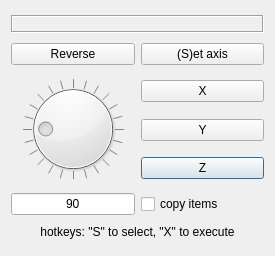
<?xml version="1.0" encoding="UTF-8"?>
<ui version="4.0">
 <class>DialogRotAround</class>
 <widget class="QDialog" name="DialogRotAround">
  <property name="geometry">
   <rect>
    <x>0</x>
    <y>0</y>
    <width>275</width>
    <height>256</height>
   </rect>
  </property>
  <property name="sizePolicy">
   <sizepolicy hsizetype="Minimum" vsizetype="Preferred">
    <horstretch>0</horstretch>
    <verstretch>0</verstretch>
   </sizepolicy>
  </property>
  <property name="minimumSize">
   <size>
    <width>24</width>
    <height>0</height>
   </size>
  </property>
  <property name="windowTitle">
   <string>Rotate around axis</string>
  </property>
  <layout class="QGridLayout" name="gridLayout">
   <item row="4" column="1">
    <widget class="QPushButton" name="btnZ">
     <property name="sizePolicy">
      <sizepolicy hsizetype="Minimum" vsizetype="Fixed">
       <horstretch>0</horstretch>
       <verstretch>0</verstretch>
      </sizepolicy>
     </property>
     <property name="minimumSize">
      <size>
       <width>24</width>
       <height>0</height>
      </size>
     </property>
     <property name="text">
      <string notr="true">Z</string>
     </property>
    </widget>
   </item>
   <item row="5" column="0">
    <widget class="QLineEdit" name="edit1">
     <property name="sizePolicy">
      <sizepolicy hsizetype="Minimum" vsizetype="Fixed">
       <horstretch>0</horstretch>
       <verstretch>0</verstretch>
      </sizepolicy>
     </property>
     <property name="minimumSize">
      <size>
       <width>24</width>
       <height>0</height>
      </size>
     </property>
     <property name="text">
      <string notr="true">90</string>
     </property>
     <property name="alignment">
      <set>Qt::AlignCenter</set>
     </property>
    </widget>
   </item>
   <item row="3" column="1">
    <widget class="QPushButton" name="btnY">
     <property name="sizePolicy">
      <sizepolicy hsizetype="Minimum" vsizetype="Fixed">
       <horstretch>0</horstretch>
       <verstretch>0</verstretch>
      </sizepolicy>
     </property>
     <property name="minimumSize">
      <size>
       <width>24</width>
       <height>0</height>
      </size>
     </property>
     <property name="text">
      <string notr="true">Y</string>
     </property>
    </widget>
   </item>
   <item row="1" column="0">
    <widget class="QPushButton" name="btn2">
     <property name="text">
      <string>Reverse</string>
     </property>
    </widget>
   </item>
   <item row="2" column="0" rowspan="3">
    <widget class="QDial" name="dial">
     <property name="sizePolicy">
      <sizepolicy hsizetype="Minimum" vsizetype="Fixed">
       <horstretch>0</horstretch>
       <verstretch>0</verstretch>
      </sizepolicy>
     </property>
     <property name="minimumSize">
      <size>
       <width>24</width>
       <height>0</height>
      </size>
     </property>
     <property name="layoutDirection">
      <enum>Qt::LeftToRight</enum>
     </property>
     <property name="maximum">
      <number>360</number>
     </property>
     <property name="pageStep">
      <number>15</number>
     </property>
     <property name="value">
      <number>90</number>
     </property>
     <property name="orientation">
      <enum>Qt::Horizontal</enum>
     </property>
     <property name="invertedAppearance">
      <bool>false</bool>
     </property>
     <property name="invertedControls">
      <bool>false</bool>
     </property>
     <property name="wrapping">
      <bool>true</bool>
     </property>
     <property name="notchTarget">
      <double>15.000000000000000</double>
     </property>
     <property name="notchesVisible">
      <bool>true</bool>
     </property>
    </widget>
   </item>
   <item row="2" column="1">
    <widget class="QPushButton" name="btnX">
     <property name="sizePolicy">
      <sizepolicy hsizetype="Minimum" vsizetype="Fixed">
       <horstretch>0</horstretch>
       <verstretch>0</verstretch>
      </sizepolicy>
     </property>
     <property name="minimumSize">
      <size>
       <width>24</width>
       <height>0</height>
      </size>
     </property>
     <property name="text">
      <string notr="true">X</string>
     </property>
    </widget>
   </item>
   <item row="0" column="0" colspan="2">
    <widget class="QLabel" name="lab1">
     <property name="sizePolicy">
      <sizepolicy hsizetype="Minimum" vsizetype="Fixed">
       <horstretch>0</horstretch>
       <verstretch>0</verstretch>
      </sizepolicy>
     </property>
     <property name="minimumSize">
      <size>
       <width>24</width>
       <height>0</height>
      </size>
     </property>
     <property name="frameShape">
      <enum>QFrame::Box</enum>
     </property>
     <property name="frameShadow">
      <enum>QFrame::Sunken</enum>
     </property>
     <property name="text">
      <string>&lt;select one axis&gt;</string>
     </property>
     <property name="alignment">
      <set>Qt::AlignCenter</set>
     </property>
    </widget>
   </item>
   <item row="5" column="1">
    <widget class="QCheckBox" name="copyCB">
     <property name="sizePolicy">
      <sizepolicy hsizetype="Minimum" vsizetype="Fixed">
       <horstretch>0</horstretch>
       <verstretch>0</verstretch>
      </sizepolicy>
     </property>
     <property name="minimumSize">
      <size>
       <width>24</width>
       <height>0</height>
      </size>
     </property>
     <property name="text">
      <string>copy items</string>
     </property>
    </widget>
   </item>
   <item row="6" column="0" colspan="2">
    <widget class="QLabel" name="label">
     <property name="sizePolicy">
      <sizepolicy hsizetype="Minimum" vsizetype="Fixed">
       <horstretch>0</horstretch>
       <verstretch>0</verstretch>
      </sizepolicy>
     </property>
     <property name="minimumSize">
      <size>
       <width>24</width>
       <height>0</height>
      </size>
     </property>
     <property name="text">
      <string>hotkeys: &quot;S&quot; to select, &quot;X&quot; to execute</string>
     </property>
     <property name="alignment">
      <set>Qt::AlignCenter</set>
     </property>
    </widget>
   </item>
   <item row="1" column="1">
    <widget class="QPushButton" name="btn1">
     <property name="sizePolicy">
      <sizepolicy hsizetype="Minimum" vsizetype="Fixed">
       <horstretch>0</horstretch>
       <verstretch>0</verstretch>
      </sizepolicy>
     </property>
     <property name="minimumSize">
      <size>
       <width>24</width>
       <height>0</height>
      </size>
     </property>
     <property name="text">
      <string>(S)et axis</string>
     </property>
    </widget>
   </item>
  </layout>
 </widget>
 <resources/>
 <connections/>
</ui>
